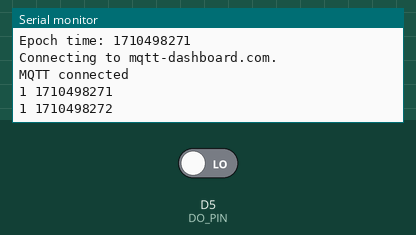
Bench run of a sketch on a simulated ESP8266 (NodeMCU). Shown: the last lines printed to the serial monitor. The inputs (shaded band) are chosen by the test bench; at power-on: D5 (DO_PIN) LOW. WiFi joins after 1.5 s; servers stay silent unless stated; the local clock reads 2024-03-15 10:24:30 at power-on unless the sketch sets it; no MQTT or app messages arrive unless stated.

Above: at 2.7 s.
2.8 s: D5 (DO_PIN) driven HIGH
At 4.1 s:
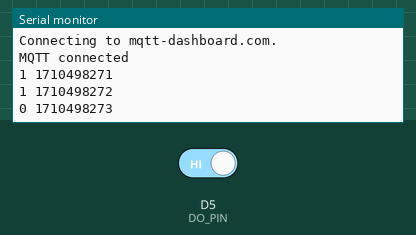
4.3 s: D5 (DO_PIN) driven LOW
At 5.4 s:
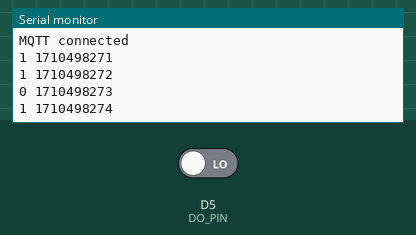

The sketch:

LIghtSensor_mqtt.ino
```cpp
/* Light sensor */
#if defined(ESP8266)
  #define DO_PIN D5
#elif defined(ESP32)
  #define DO_PIN 13
#endif

/* Wifi */
#if defined(ESP8266)
  #include <ESP8266WiFi.h>
#elif defined(ESP32)
  #include <WiFi.h>
#endif
#define AP_SSID "HSU_Students"
#define AP_PASSWORD "tontrongsukhacbiet"

/* Epoch time */
#include <time.h>
#define NTP_SERVER "sg.pool.ntp.org"

/* MQTT broker */
#include <PubSubClient.h>   // ref: http://pubsubclient.knolleary.net

#define MQTT_SERVER "mqtt-dashboard.com"   // HiveMQ broker
#define MQTT_PORT 1883
#define MQTT_NAME "ThachAnh_QuocDuy"

WiFiClient client;
PubSubClient mqttClient(client);

// setup to run only once
void setup() {
    Serial.begin(115200);

    initSensor();
    initWifi();
    initEpochTime();

    initMQTT();
}

// loop to run repeatedly
void loop() {
    mqttClient.loop();    // keep the connection to the server

    bool light = readDO();

    if (light) {
        // Serial.println("Light: +");
        publishLightToMQTT(light);
    }
    else {
        // Serial.println("Light: -");
        publishLightToMQTT(light);
    }

    delay(1000);
}

/* Light sensor */
void initSensor() {
  pinMode(DO_PIN, INPUT);
}

bool readDO() {
  int dValue = digitalRead(DO_PIN);   // 0: có ánh sáng, 1: tối (không có ánh sáng)

  if (dValue)
    return false; // Trả về false nếu trời tối
  else
    return true;  // Trả về true nếu có ánh sáng
}

/* Wifi */
void initWifi() {
  WiFi.setAutoReconnect(true);
  WiFi.persistent(true);
  WiFi.begin(AP_SSID, AP_PASSWORD);
  Serial.print("\nConnecting to "); Serial.print(AP_SSID);
  while (WiFi.status() != WL_CONNECTED) {
    delay(500);
    Serial.print(".");
  }
  Serial.print("\nWiFi connected, IP address: "); Serial.println(WiFi.localIP());
  Serial.print("MAC address: "); Serial.println(WiFi.macAddress());
}

/* Epoch time */
void initEpochTime() {
  configTime(0, 0, NTP_SERVER); // GMT time offset, daylight saving time, NTP server
  Serial.print("Connecting to "); Serial.print(NTP_SERVER);
  while (getEpochTime() == 0) {
    delay(500);
    Serial.print(".");
  }
  Serial.print("\nEpoch time: "); Serial.println(getEpochTime());
}

long getEpochTime() {
  time_t now = time(nullptr);
  if (now < 8 * 3600 * 2) { // Nếu thời gian nhỏ hơn một mốc hợp lý (chưa đồng bộ xong NTP)
    return 0;
  }
  return now;
}

/* MQTT broker */
void initMQTT() {
    mqttClient.setServer(MQTT_SERVER, MQTT_PORT);

    Serial.print("Connecting to ");
    Serial.print(MQTT_SERVER);

    String clientId = WiFi.macAddress();

    while (!mqttClient.connected()) {
        Serial.print(".");

        if (mqttClient.connect(clientId.c_str())) {
            Serial.println("\nMQTT connected");
        }
        else {
            Serial.println("\nMQTT error, state: " + String(mqttClient.state()));
        }
    }
}

void publishLightToMQTT(int light) {
    long now = getEpochTime();

    Serial.println(String(light) + " " + String(now));   // for DEBUG

    if (mqttClient.connected()) {
        String topicValue = String(MQTT_NAME) + "/LIGHT/value";
        String topicUpdated = String(MQTT_NAME) + "/LIGHT/updated";

        mqttClient.publish(topicValue.c_str(), String(light).c_str());
        mqttClient.publish(topicUpdated.c_str(), String(now).c_str());
    }
}
```

Measured:
- after the input at 2.8 s, the serial monitor: prints a new line after 0.76 s (image 1)
- after the input at 4.3 s, the serial monitor: prints a new line after 0.27 s (image 2)
